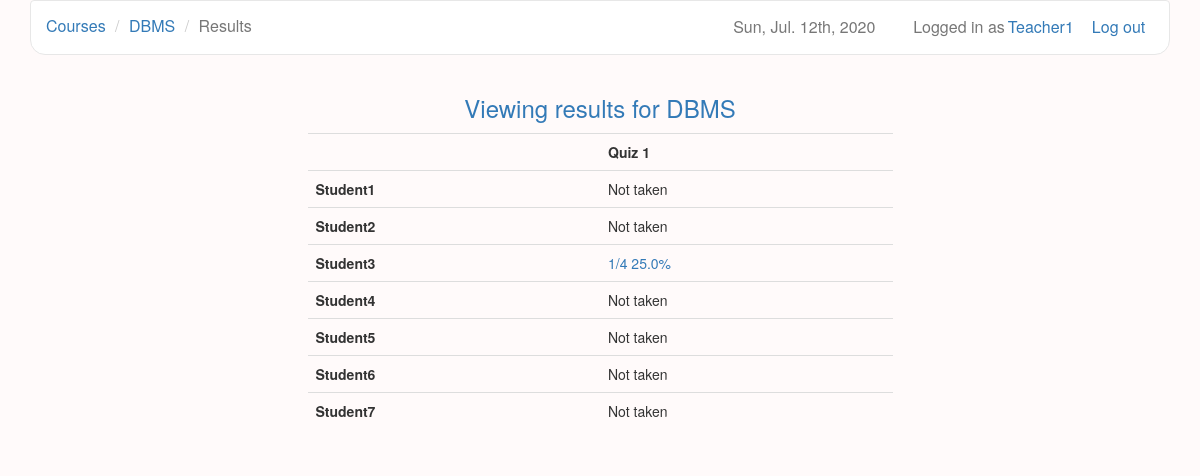
Page /courses/12/results (signed in) on the committed database.
### users/models.py (models this page shows)
class User(AbstractUser):
    is_teacher = models.BooleanField(default=False)

### courses/models.py (models this page shows, shortened)
class Course(models.Model):
    owner = models.ForeignKey(settings.AUTH_USER_MODEL, related_name='owner')
    name = models.CharField(max_length=30)
    description = models.TextField(blank=True)
    created = models.DateTimeField(auto_now_add=True)
    updated = models.DateTimeField(auto_now=True)
    participants = models.ManyToManyField(settings.AUTH_USER_MODEL, blank=True,
        through='Participation')

class Participation(models.Model):
    user = models.ForeignKey(settings.AUTH_USER_MODEL)
    course = models.ForeignKey(Course)

### exams/models.py (models this page shows, shortened)
class Exam(models.Model):
    name = models.CharField(max_length=30)
    description = models.TextField(blank=True)
    created = models.DateTimeField(auto_now_add=True)
    updated = models.DateTimeField(auto_now=True)
    password = models.CharField(max_length=10, blank=True)
    time_limit = models.TimeField()
    active_from = models.DateTimeField()
    active_to = models.DateTimeField()
    course = models.ForeignKey(Course)
    category = models.CharField(max_length=30)
    question_count = models.IntegerField()
    questions = models.ManyToManyField(Question, blank=True,
        through='ExamQuestion')

### courses/views.py (the view)
# urls.py: url(r'^(?P<course_id>\d+)/results$', views.view_course_results,
@user_passes_test(teacher_check)
def view_course_results(request, course_id):
    course = Course.objects.get(id=course_id)
    if request.user == course.owner:
        participants = Participation.objects.filter(course=course_id)
        exams = Exam.objects.filter(course=course_id)
        scores = {}
        for participant in participants:
            scores[participant] = {}
            for exam in exams:
                try:
                    count = ExamQuestion.objects.filter(exam=exam).count()
                    score = Score.objects.get(user=participant.user,
                        exam=exam).score
                    scores[participant][exam] = format_score(score, count)
                except ObjectDoesNotExist:
                    scores[participant][exam] = "Not taken"
        return render(request, 'view_course_results.html', {'course': course,
            'exams': exams, 'scores': scores})
    return redirect('/courses/')

### courses/views.py (called while the page is built)
def teacher_check(user):
    if user.is_anonymous():
        return False
    return user.is_teacher

def format_score(score, count):
    percentage = str(float(score) / float(count) * 100) + '%'
    return str(score) + '/' + str(count) + ' ' + percentage

### courses/templates/view_course_results.html
{% extends 'base.html' %}
{% block navigation %}
  <li><a href="{% url 'teacher_courses' %}">Courses</a></li>
  <li><a href="{% url 'edit_course' course.id %}">{{ course.name }}</a></li>
  <li class="active">Results</li>
{% endblock %}
{% block header %}Viewing results for {{ course.name }}{% endblock %}
{% block dashboard %}
  <table class="table table-hover">
    <tr>
      <th></th>
      {% for exam in exams %}
        <th>{{ exam.name }}</th>
      {% endfor %}
    </tr>
    {% for student, value in scores.items %}
      <tr>
        <th>{{ student.user }}</th>
        {% for exam, score in value.items %}
          <td>
            {% if score == "Not taken" %}
              {{ score }}
            {% else %}
              <a href="{% url 'view_participant_result' course.id exam.id student.user.id %}">
                {{ score }}
              </a>
            {% endif %}
          </td>
        {% endfor %}
      </tr>
    {% endfor %}
  </table>
{% endblock %}

### django-lms/templates/base.html (shortened to what this page needs)
{% load staticfiles %}
<!DOCTYPE html>
<html>
  <head>
    <link href="/static/libs/bootstrap/css/bootstrap.min.css" rel="stylesheet">
    <link href="/static/libs/datetimepicker/jquery.datetimepicker.css"
      rel="stylesheet">
    <link href="/static/base.css" rel="stylesheet">
    <link rel="stylesheet" type="text/css" href="/static/libs/markitup/skins/simple/style.css">
    <link rel="stylesheet" type="text/css" href="/static/libs/markitup/sets/default/style.css">
  </head>
  <body>
    <div class="container">
      <nav class="navbar navbar-default" role="navigation">
        {% if user.is_active %}
          <a class="btn navbar-btn navbar-right" id="logout"
            href="{% url 'logout' %}">
            Log out
          </a>
          <a href="{% url 'profile' %}" class="navbar-text navbar-right" id="user">
              {{ user.username }}
          </a>
          <span class="navbar-text navbar-right">Logged in as</span>
        {% else %}
          <a class="navbar-brand" href="/">EXAMINATION SYSTEM</a>
        {% endif %}
        <span class="navbar-text navbar-right" id="date">
          {% now "D, M. jS, Y" %}
        </span>
        <ul class="breadcrumb">
          {% block navigation %}{% endblock %}
        </ul>
      </nav>
      <div class="row">
        <h3 class="text-primary text-center">
          {% block header %}{% endblock %}
        </h3>
        <div class="list-group center">
          {% block dashboard %}{% endblock %}
        </div>
      </div>
    </div>
  </body>
</html>

### django-lms/static/base.css (style rules this page uses)
body { background-color:rgb(255,250,250); }
#date, #logout { margin-right: 1%; padding-right: 1%; font-size: 16px; }
#user { margin-right: 5px; margin-left: 3px; color: #337ab7; }
table { table-layout:fixed; width: 70%; border-collapse: collapse; }
td { word-wrap:break-word; }
.center { width: 50%; margin-top: 1%; margin-left: auto; margin-right: auto; }
.navbar { border-bottom-right-radius: 15px; border-bottom-left-radius: 15px; }
.navbar-default { background-color: white; }
.navbar-text { font-size: 16px; }
.breadcrumb { background-color: transparent; margin-top: 0.5%; margin-bottom: -1%; font-size: 16px; }

### rows in the picture
User: username "Teacher1"
Course: name "DBMS"
Exam: name "Quiz 1", score "Not taken", score "1/4 25.0%"
Participation: user "Student1"
Participation: user "Student2"
Participation: user "Student3"
Participation: user "Student4"
Participation: user "Student5"
Participation: user "Student6"
Participation: user "Student7"
